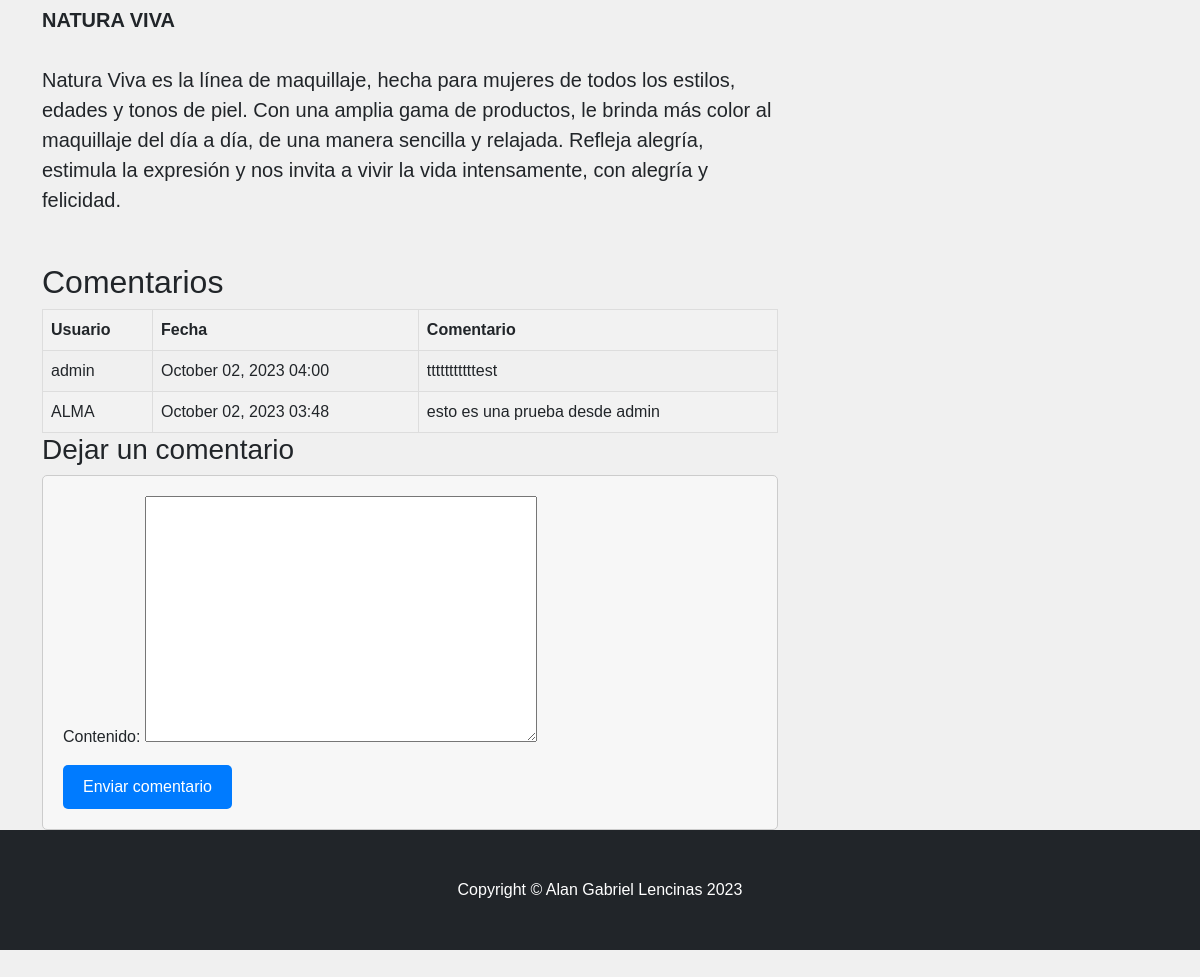
Page /AppCoder/blog (lower part) on the earlier database version.
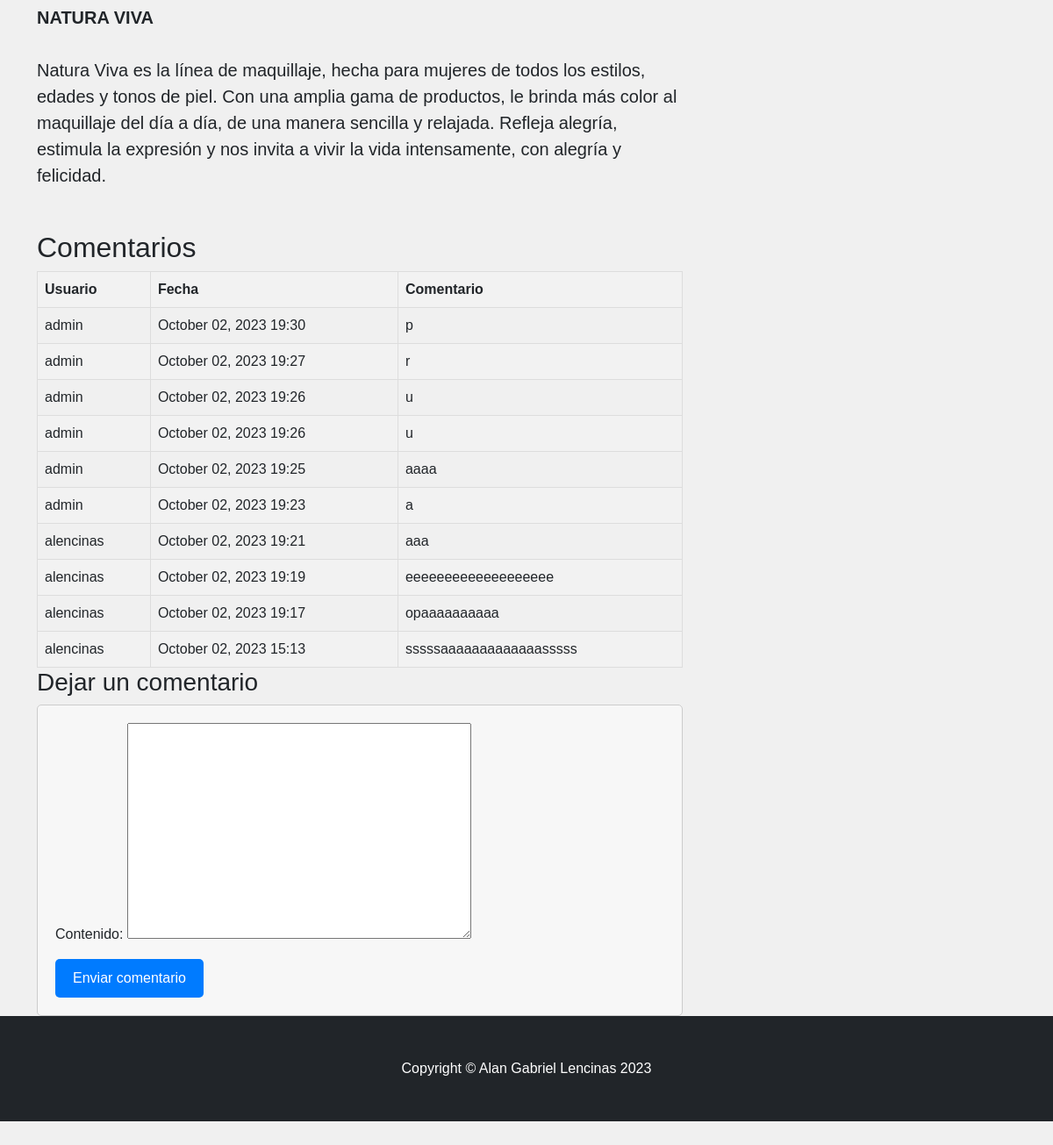
Same page on the later database version.
### MiBlog/models.py (models this page shows, shortened)
class Mensaje(models.Model):
    autor = models.ForeignKey(User, on_delete=models.CASCADE)
    contenido = models.TextField()
    fecha_publicacion = models.DateTimeField(auto_now_add=True)

### MiBlog/views.py (the view)
# urls.py: path('blog', inicio1, name= 'blog' ),
def inicio1(request):
    mensaje_form=MensajeForm()
    return render(request, 'MiBlog/blog.html', {"avatar": obtenerAvatar(request), 'mensaje_form': mensaje_form, 'mensajes': Mensaje.objects.all().order_by('-fecha_publicacion')[:10]})

### MiBlog/forms.py
class MensajeForm(forms.ModelForm):
    class Meta:
        model = Mensaje
        fields = ['contenido']

### AppCoder/views.py (called while the page is built)
def obtenerAvatar(request):
    avatares=Avatar.objects.filter(user=request.user.id)
    if len(avatares)!=0 and avatares[0].imagen:
        return avatares[0].imagen.url
    else:
        return "/media/avatars/avatarpordefecto.png"

### MiBlog/templates/MiBlog/blog.html (shortened to what this page needs)
{% extends 'MiBlog/padre2.html' %}
{% load static %}
{% block contenido_que_cambia %}
<!DOCTYPE html>
<html lang="en">
    <head>
        {% load static %}
        <link href="css/styles.css" rel="stylesheet" />
        <link href="{% static 'MiBlog/css/styles.css' %}" rel="stylesheet" />
    </head>
    <body>
        <div class="container mt-5">
            <div class="row">
                <div class="col-lg-8">
                    <article>
                        <section class="mb-5">
                            <p class="fs-5 mb-4"><b>NATURA VIVA </b><br></br>Natura Viva es la línea de maquillaje, hecha para mujeres de todos los estilos, edades y tonos de piel. Con una amplia gama de productos, le brinda más color al maquillaje del día a día, de una manera sencilla y relajada. Refleja alegría, estimula la expresión y nos invita a vivir la vida intensamente, con alegría y felicidad.</p>
                        </section>
                    </article>
                    <h2>Comentarios</h2>
                    {% if mensajes %}
                    <div class="comments">
                        <table class="comment-table">
                            <thead>
                                <tr>
                                    <th>Usuario</th>
                                    <th>Fecha</th>
                                    <th>Comentario</th>
                                </tr>
                            </thead>
                            <tbody>
                                {% for comentario in mensajes %}
                                <tr>
                                    <td>{{ comentario.autor.username }}</td>
                                    <td>{{ comentario.fecha_publicacion|date:"F d, Y H:i" }}</td>
                                    <td>{{ comentario.contenido }}</td>
                                </tr>
                                {% empty %}
                                <tr>
                                    <td colspan="4">No hay comentarios todavía.</td>
                                </tr>
                                {% endfor %}
                            </tbody>
                        </table>
                    </div>
                    {% else %}
                    <p>No hay comentarios todavía.</p>
                    {% endif %}
                    <div class="leave-comment">
                        <h3>Dejar un comentario</h3>
                        <form method="post" action="{% url 'dejar_mensaje' %}" class="comment-form">
                            {{ mensaje_form.as_p }}
                            <input type="submit" value="Enviar comentario" />
                        </form>
                    </div>
                </div>
            </div>
        </div>
        <footer class="py-5 bg-dark">
            <div class="container"><p class="m-0 text-center text-white">Copyright &copy; Alan Gabriel Lencinas 2023</p></div>
        </footer>
    </body>
</html>
{% endblock %}

Differences in the rows shown:
no longer on this page (row unchanged): Mensaje: autor.username "admin", fecha_publicacion "October 02, 2023 04:00", contenido "tttttttttttest"
no longer on this page (row unchanged): Mensaje: autor.username "ALMA", fecha_publicacion "October 02, 2023 03:48", contenido "esto es una prueba desde admin"
added Mensaje: autor.username "admin", fecha_publicacion "October 02, 2023 19:30", contenido "p"
added Mensaje: autor.username "admin", fecha_publicacion "October 02, 2023 19:27", contenido "r"
added Mensaje: autor.username "admin", fecha_publicacion "October 02, 2023 19:26", contenido "u"
added Mensaje: autor.username "admin", fecha_publicacion "October 02, 2023 19:26", contenido "u"
added Mensaje: autor.username "admin", fecha_publicacion "October 02, 2023 19:25", contenido "aaaa"
added Mensaje: autor.username "admin", fecha_publicacion "October 02, 2023 19:23", contenido "a"
added Mensaje: autor.username "alencinas", fecha_publicacion "October 02, 2023 19:21", contenido "aaa"
added Mensaje: autor.username "alencinas", fecha_publicacion "October 02, 2023 19:19", contenido "eeeeeeeeeeeeeeeeeee"
added Mensaje: autor.username "alencinas", fecha_publicacion "October 02, 2023 19:17", contenido "opaaaaaaaaaa"
added Mensaje: autor.username "alencinas", fecha_publicacion "October 02, 2023 15:13", contenido "sssssaaaaaaaaaaaaasssss"
